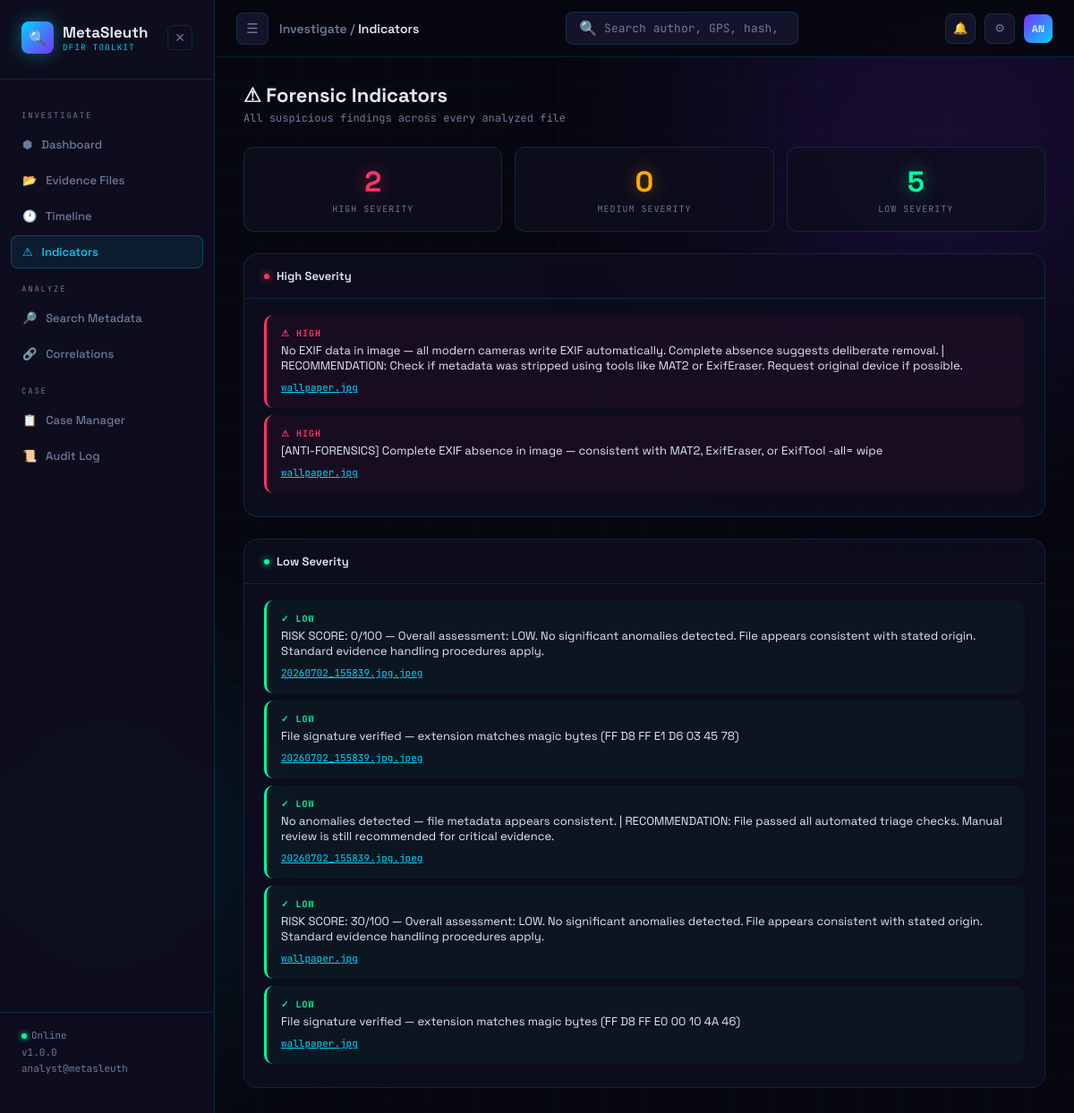
The page /indicators on the database its author committed.
### tables this page shows
CREATE TABLE indicators (
            id          INTEGER PRIMARY KEY AUTOINCREMENT,
            file_id     INTEGER NOT NULL,
            severity    TEXT NOT NULL,
            description TEXT NOT NULL,
            FOREIGN KEY (file_id) REFERENCES files(id)
        );

CREATE TABLE files (
            id          INTEGER PRIMARY KEY AUTOINCREMENT,
            filename    TEXT NOT NULL,
            file_type   TEXT NOT NULL,
            file_size   INTEGER,
            md5         TEXT,
            sha1        TEXT,
            sha256      TEXT,
            upload_time TEXT NOT NULL,
            analyst     TEXT
        );

### app.py (the view)
@app.route('/indicators')
def indicators_page():
    conn   = get_connection()
    cursor = conn.cursor()
    cursor.execute('''
        SELECT i.severity, i.description,
               f.filename, f.id as file_id, f.file_type
        FROM indicators i
        JOIN files f ON i.file_id = f.id
        ORDER BY
            CASE i.severity
                WHEN "HIGH"   THEN 1
                WHEN "MEDIUM" THEN 2
                ELSE 3
            END,
            f.upload_time DESC
    ''')
    rows = cursor.fetchall()
    conn.close()
    indicators = [dict(r) for r in rows]
    high   = [i for i in indicators if i['severity'] == 'HIGH']
    medium = [i for i in indicators if i['severity'] == 'MEDIUM']
    low    = [i for i in indicators if i['severity'] == 'LOW']
    return render_template('indicators.html',
                           indicators=indicators,
                           high=high,
                           medium=medium,
                           low=low)

### database/db.py (called while the page is built)
def get_connection():
    conn = sqlite3.connect(DATABASE)
    conn.row_factory = sqlite3.Row
    return conn

### templates/indicators.html (shortened to what this page needs)
{% extends 'base.html' %}
{% block breadcrumb %}Investigate / <span>Indicators</span>{% endblock %}
{% block content %}
<div>
    <div class="page-title">⚠ Forensic Indicators</div>
    <div class="page-sub">All suspicious findings across every analyzed file</div>
</div>
<div class="stat-row">
    <div class="stat-card">
        <div class="stat-num" style="color:var(--alert);text-shadow:0 0 20px rgba(255,51,102,0.5)">
            {{ high | length }}
        </div>
        <div class="stat-lbl">High Severity</div>
    </div>
    <div class="stat-card">
        <div class="stat-num" style="color:var(--warn);text-shadow:0 0 20px rgba(255,170,0,0.5)">
            {{ medium | length }}
        </div>
        <div class="stat-lbl">Medium Severity</div>
    </div>
    <div class="stat-card">
        <div class="stat-num" style="color:var(--ok);text-shadow:0 0 20px rgba(0,255,157,0.5)">
            {{ low | length }}
        </div>
        <div class="stat-lbl">Low Severity</div>
    </div>
</div>
{% if high %}
<div class="panel">
    <div class="panel-head">
        <div class="panel-title"><span class="dot a"></span>High Severity</div>
    </div>
    <div class="panel-body">
        {% for ind in high %}
        <div class="ind-item HIGH">
            <div class="ind-sev HIGH">⚠ HIGH</div>
            <div class="ind-desc">{{ ind.description }}</div>
            <a class="ind-file" href="/file/{{ ind.file_id }}">{{ ind.filename }}</a>
        </div>
        {% endfor %}
    </div>
</div>
{% endif %}
{% if low %}
<div class="panel">
    <div class="panel-head">
        <div class="panel-title"><span class="dot o"></span>Low Severity</div>
    </div>
    <div class="panel-body">
        {% for ind in low %}
        <div class="ind-item LOW">
            <div class="ind-sev LOW">✓ LOW</div>
            <div class="ind-desc">{{ ind.description }}</div>
            <a class="ind-file" href="/file/{{ ind.file_id }}">{{ ind.filename }}</a>
        </div>
        {% endfor %}
    </div>
</div>
{% endif %}
{% endblock %}

### rows shown on the page
indicators: description "No EXIF data in image — all modern cameras write EXIF automatically. Complete absence suggests deliberate removal. | RECOMMENDATION: Check if metadata was stripped using tools like MAT2 or ExifEraser. Request original device if possible.", filename "wallpaper.jpg"
indicators: description "[ANTI-FORENSICS] Complete EXIF absence in image — consistent with MAT2, ExifEraser, or ExifTool -all= wipe", filename "wallpaper.jpg"
indicators: description "RISK SCORE: 0/100 — Overall assessment: LOW. No significant anomalies detected. File appears consistent with stated origin. Standard evidence handling procedures apply.", filename "20260702_155839.jpg.jpeg"
indicators: description "File signature verified — extension matches magic bytes (FF D8 FF E1 D6 03 45 78)", filename "20260702_155839.jpg.jpeg"
indicators: description "No anomalies detected — file metadata appears consistent. | RECOMMENDATION: File passed all automated triage checks. Manual review is still recommended for critical evidence.", filename "20260702_155839.jpg.jpeg"
indicators: description "RISK SCORE: 30/100 — Overall assessment: LOW. No significant anomalies detected. File appears consistent with stated origin. Standard evidence handling procedures apply.", filename "wallpaper.jpg"
indicators: description "File signature verified — extension matches magic bytes (FF D8 FF E0 00 10 4A 46)", filename "wallpaper.jpg"

### other values the page prints
{{ version if version else '1.0.0' }} "1.0.0"
{{ analyst if analyst else 'analyst@metasleuth' }} "analyst@metasleuth"
{{ high | length }} "2"
{{ medium | length }} "0"
{{ low | length }} "5"
